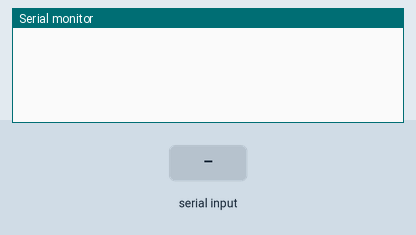
This sketch was run on a simulated Arduino Uno, built with avr-gcc and run on an emulated ATmega328P. Parts: the last lines printed to the serial monitor. The inputs (shaded band) are chosen by the test bench.

Above: at 1.2 s.
1.3 s: "90,45\n" received over Serial
At 2.1 s:
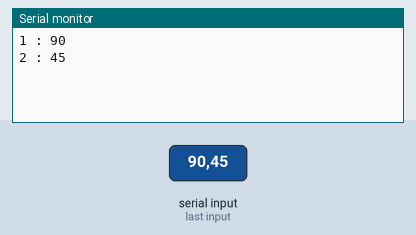
2.8 s: "30,150\n" received over Serial
At 4.9 s:
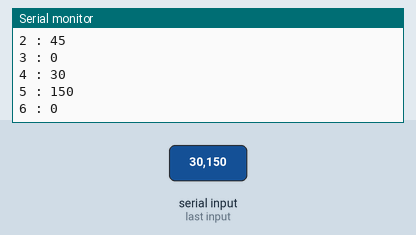
Timing chart, 0 to 6.4 s (numbered marks = the images above; inputs shaded):
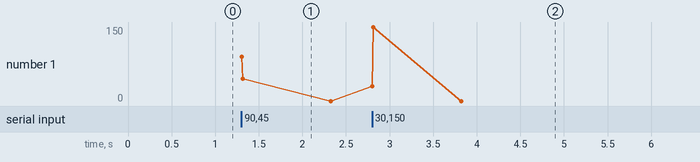

Measured:
- after the input at 1.3 s, the serial monitor: prints a new line at once (image 1)
- after the input at 2.8 s, the serial monitor: prints a new line at once (image 2)

The sketch:

7_Serial_available.ino
```cpp
int count=0;
String str="";
void setup() {

Serial.begin(9600);
}

void loop() {
  //시리얼 버퍼에 데이터가 있는지 확인하는 함수-> 있으면 1/ 없으면 0
  while(Serial.available()){
     // 시리얼 버퍼에서 문자 하나씩 읽어오는 함수
     // char ch = Serial.read();
     // 시리얼버퍼에서 숫자를 읽어오는 함수
      int num = Serial.parseInt();


      count++;
      Serial.print(count);
      Serial.print(" : ");
      Serial.println(num);


      // str+=ch;

      //Serial.println(str);
     delay(10);//while 문 안에서 돌려야한다
  }
  //  //delay(50);- 여기는 x
  // count=0;
  // if(str != ""){
  //   Serial.println(str);
  //   str="";
  // }
}
```
